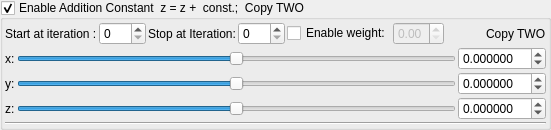
    <widget class="MyGroupBox" name="groupCheck_transform_additionConstant2_enabled">
     <property name="title">
      <string>Enable Addition Constant  z = z +  const.;  Copy TWO</string>
     </property>
     <property name="checkable">
      <bool>true</bool>
     </property>
     <layout class="QVBoxLayout" name="verticalLayout_13" stretch="0,0,0">
      <property name="spacing">
       <number>2</number>
      </property>
      <property name="leftMargin">
       <number>2</number>
      </property>
      <property name="topMargin">
       <number>2</number>
      </property>
      <property name="rightMargin">
       <number>2</number>
      </property>
      <property name="bottomMargin">
       <number>2</number>
      </property>
      <item>
       <layout class="QGridLayout" name="gridLayout_8">
        <item row="0" column="6">
         <spacer name="horizontalSpacer_7">
          <property name="orientation">
           <enum>Qt::Horizontal</enum>
          </property>
          <property name="sizeHint" stdset="0">
           <size>
            <width>40</width>
            <height>20</height>
           </size>
          </property>
         </spacer>
        </item>
        <item row="0" column="2">
         <widget class="QLabel" name="label_53">
          <property name="text">
           <string>Stop at Iteration:</string>
          </property>
         </widget>
        </item>
        <item row="0" column="4">
         <widget class="QCheckBox" name="checkBox_transform_additionConstant2_weight_enabled">
          <property name="text">
           <string>Enable weight:</string>
          </property>
         </widget>
        </item>
        <item row="0" column="0">
         <widget class="QLabel" name="label_50">
          <property name="text">
           <string>Start at iteration :</string>
          </property>
         </widget>
        </item>
        <item row="0" column="3">
         <widget class="MySpinBox" name="spinboxInt_transform_additionConstant2_stop_iterations">
          <property name="sizePolicy">
           <sizepolicy hsizetype="Minimum" vsizetype="Maximum">
            <horstretch>0</horstretch>
            <verstretch>0</verstretch>
           </sizepolicy>
          </property>
          <property name="maximum">
           <number>250</number>
          </property>
         </widget>
        </item>
        <item row="0" column="1">
         <widget class="MySpinBox" name="spinboxInt_transform_additionConstant2_start_iterations">
          <property name="sizePolicy">
           <sizepolicy hsizetype="Minimum" vsizetype="Maximum">
            <horstretch>0</horstretch>
            <verstretch>0</verstretch>
           </sizepolicy>
          </property>
          <property name="minimum">
           <number>0</number>
          </property>
          <property name="maximum">
           <number>250</number>
          </property>
          <property name="value">
           <number>0</number>
          </property>
         </widget>
        </item>
        <item row="0" column="5">
         <widget class="MyDoubleSpinBox" name="spinbox_transform_additionConstant2_weight">
          <property name="enabled">
           <bool>false</bool>
          </property>
          <property name="sizePolicy">
           <sizepolicy hsizetype="Minimum" vsizetype="Maximum">
            <horstretch>0</horstretch>
            <verstretch>0</verstretch>
           </sizepolicy>
          </property>
          <property name="decimals">
           <number>2</number>
          </property>
          <property name="minimum">
           <double>0.000000000000000</double>
          </property>
          <property name="maximum">
           <double>1.000000000000000</double>
          </property>
          <property name="singleStep">
           <double>0.100000000000000</double>
          </property>
         </widget>
        </item>
        <item row="0" column="7">
         <widget class="QLabel" name="label_110">
          <property name="text">
           <string>Copy TWO</string>
          </property>
         </widget>
        </item>
       </layout>
      </item>
      <item>
       <layout class="QGridLayout" name="gridLayout_16">
        <property name="spacing">
         <number>2</number>
        </property>
        <item row="2" column="3">
         <widget class="MyDoubleSpinBox" name="spinbox3_transform_additionConstant2_z">
          <property name="sizePolicy">
           <sizepolicy hsizetype="Minimum" vsizetype="Maximum">
            <horstretch>0</horstretch>
            <verstretch>0</verstretch>
           </sizepolicy>
          </property>
          <property name="decimals">
           <number>6</number>
          </property>
          <property name="minimum">
           <double>-99.989999999999995</double>
          </property>
          <property name="singleStep">
           <double>0.100000000000000</double>
          </property>
         </widget>
        </item>
        <item row="2" column="1">
         <widget class="QLabel" name="label_13">
          <property name="text">
           <string>z:</string>
          </property>
         </widget>
        </item>
        <item row="0" column="1">
         <widget class="QLabel" name="label_6">
          <property name="text">
           <string>x:</string>
          </property>
         </widget>
        </item>
        <item row="1" column="3">
         <widget class="MyDoubleSpinBox" name="spinbox3_transform_additionConstant2_y">
          <property name="sizePolicy">
           <sizepolicy hsizetype="Minimum" vsizetype="Maximum">
            <horstretch>0</horstretch>
            <verstretch>0</verstretch>
           </sizepolicy>
          </property>
          <property name="decimals">
           <number>6</number>
          </property>
          <property name="minimum">
           <double>-99.989999999999995</double>
          </property>
          <property name="singleStep">
           <double>0.100000000000000</double>
          </property>
         </widget>
        </item>
        <item row="0" column="3">
         <widget class="MyDoubleSpinBox" name="spinbox3_transform_additionConstant2_x">
          <property name="sizePolicy">
           <sizepolicy hsizetype="Minimum" vsizetype="Maximum">
            <horstretch>0</horstretch>
            <verstretch>0</verstretch>
           </sizepolicy>
          </property>
          <property name="prefix">
           <string/>
          </property>
          <property name="decimals">
           <number>6</number>
          </property>
          <property name="minimum">
           <double>-99.989999999999995</double>
          </property>
          <property name="singleStep">
           <double>0.100000000000000</double>
          </property>
         </widget>
        </item>
        <item row="1" column="1">
         <widget class="QLabel" name="label_8">
          <property name="text">
           <string>y:</string>
          </property>
         </widget>
        </item>
        <item row="1" column="2">
         <widget class="QSlider" name="slider3_transform_additionConstant2_y">
          <property name="sizePolicy">
           <sizepolicy hsizetype="Expanding" vsizetype="Maximum">
            <horstretch>0</horstretch>
            <verstretch>0</verstretch>
           </sizepolicy>
          </property>
          <property name="minimum">
           <number>-5000000</number>
          </property>
          <property name="maximum">
           <number>5000000</number>
          </property>
          <property name="orientation">
           <enum>Qt::Horizontal</enum>
          </property>
         </widget>
        </item>
        <item row="0" column="2">
         <widget class="QSlider" name="slider3_transform_additionConstant2_x">
          <property name="sizePolicy">
           <sizepolicy hsizetype="Expanding" vsizetype="Maximum">
            <horstretch>0</horstretch>
            <verstretch>0</verstretch>
           </sizepolicy>
          </property>
          <property name="minimum">
           <number>-5000000</number>
          </property>
          <property name="maximum">
           <number>5000000</number>
          </property>
          <property name="orientation">
           <enum>Qt::Horizontal</enum>
          </property>
         </widget>
        </item>
        <item row="2" column="2">
         <widget class="QSlider" name="slider3_transform_additionConstant2_z">
          <property name="sizePolicy">
           <sizepolicy hsizetype="Expanding" vsizetype="Maximum">
            <horstretch>0</horstretch>
            <verstretch>0</verstretch>
           </sizepolicy>
          </property>
          <property name="minimum">
           <number>-5000000</number>
          </property>
          <property name="maximum">
           <number>5000000</number>
          </property>
          <property name="orientation">
           <enum>Qt::Horizontal</enum>
          </property>
         </widget>
        </item>
       </layout>
      </item>
      <item>
       <widget class="Line" name="line_4">
        <property name="orientation">
         <enum>Qt::Horizontal</enum>
        </property>
       </widget>
      </item>
     </layout>
    </widget>
